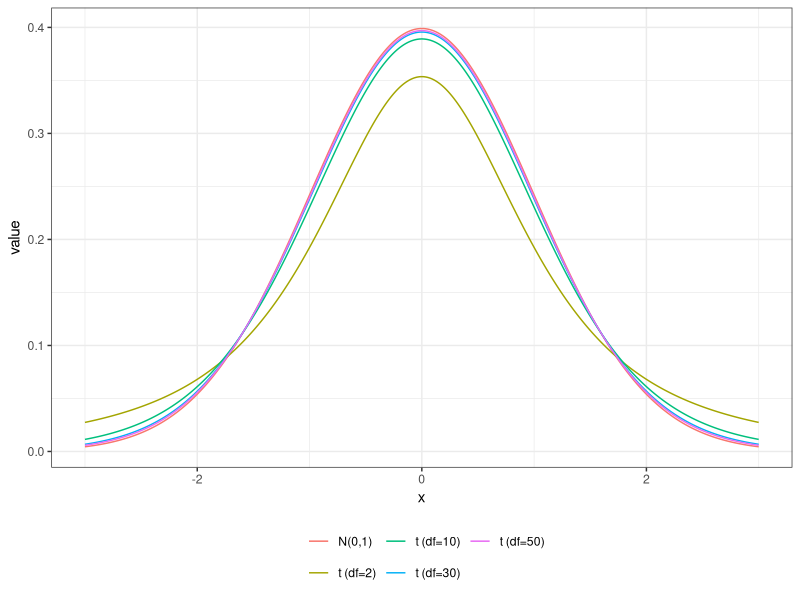

The R source for this figure:
## ---- chunk 1
#| include: false
library(ggplot2)
library(dplyr)
library(data.table)
## ---- chunk 2
x <- seq(-3, 3, length = 1000)
y_norm <- dnorm(x) # pdf of N(0,1)
y_t_2 <- dt(x, df = 2) # pdf of t_{2}
y_t_10 <- dt(x, df = 10) # pdf of t_{10}
y_t_30 <- dt(x, df = 30) # pdf of t_{30}
y_t_50 <- dt(x, df = 50) # pdf of t_{50}

plot_data <- data.table(
  x = x,
  "N(0,1)" = y_norm,
  "t (df=2)" = y_t_2,
  "t (df=10)" = y_t_10,
  "t (df=30)" = y_t_30,
  "t (df=50)" = y_t_50
) %>%
  melt(id.var = "x")

ggplot(data = plot_data) +
  geom_line(aes(y = value, x = x, color = variable)) +
  scale_color_discrete(name = "", guide = guide_legend(nrow = 2)) +
  theme_bw() +
  theme(
    legend.position = "bottom"
  )
